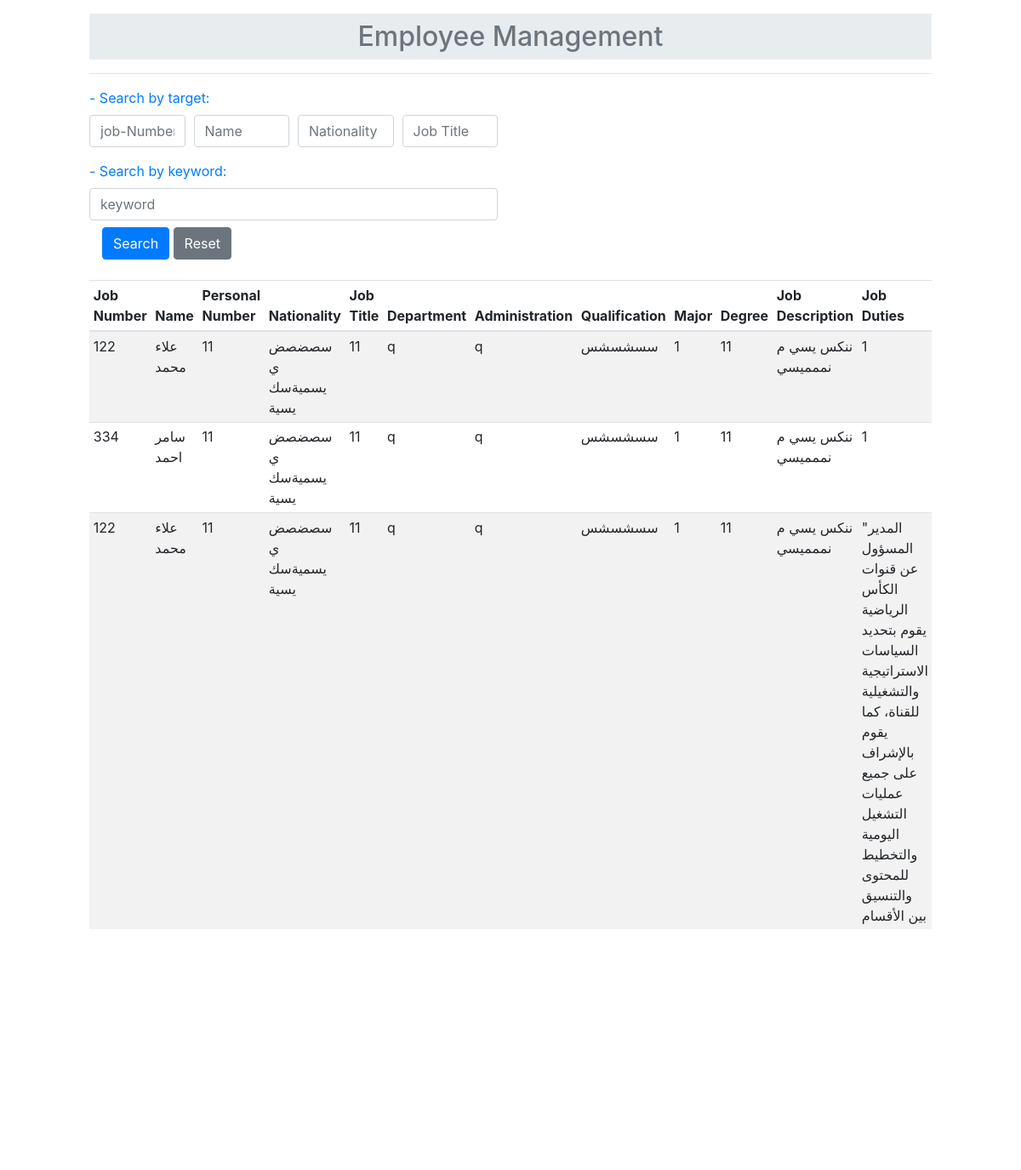
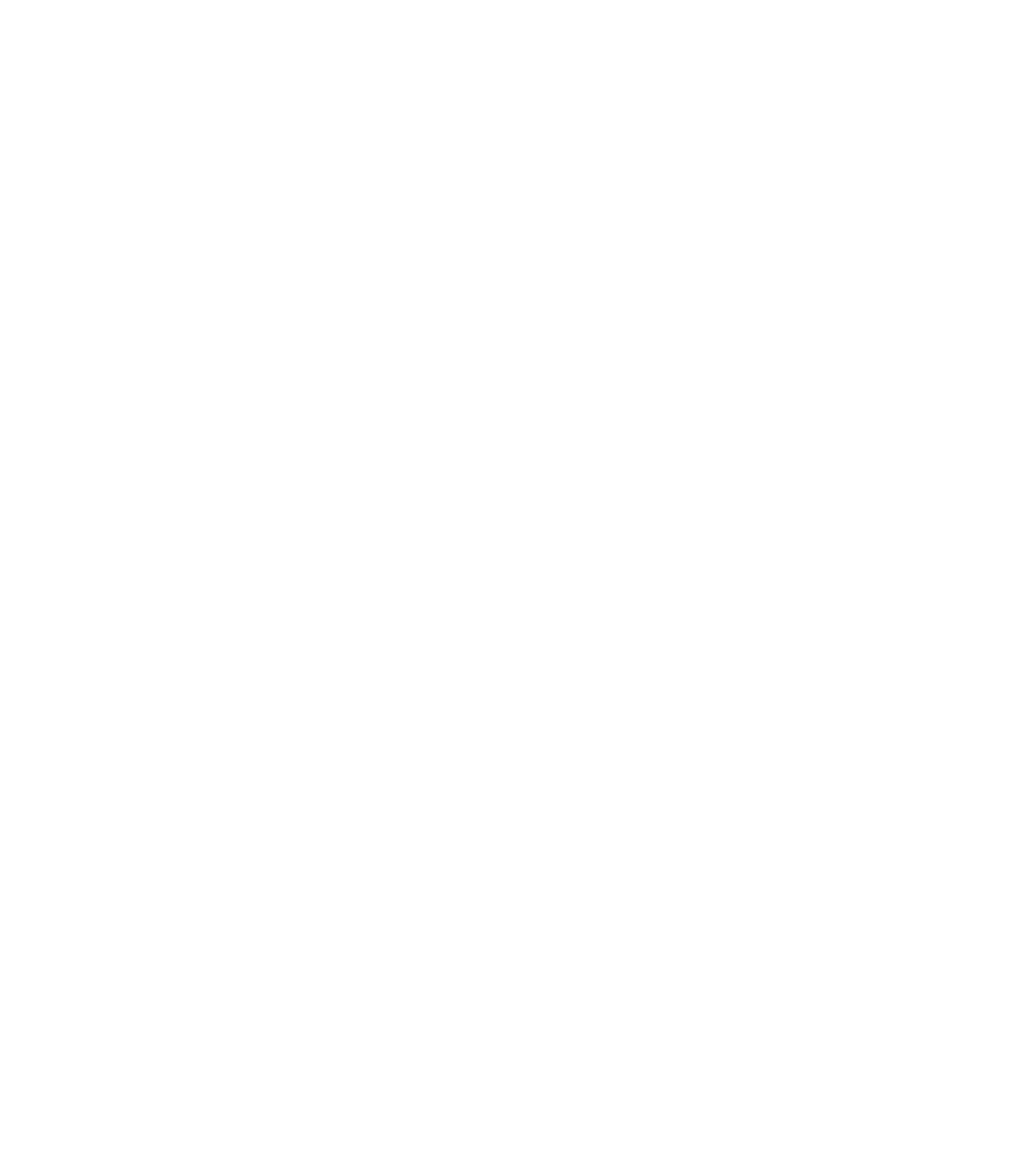
The app's page / (signed in) with its own data (2 pictures, top to bottom).
### jobs/models.py (models this page shows, shortened)
class Employee(models.Model):
    job_number = models.IntegerField()
    name = models.CharField(max_length=500, null=True, blank=True)
    personal_number = models.CharField(max_length=100, null=True, blank=True)
    nationality = models.CharField(max_length=100, null=True, blank=True)
    job_title = models.CharField(max_length=500, null=True, blank=True)
    department = models.CharField(max_length=200, null=True, blank=True)
    administration = models.CharField(max_length=200, null=True, blank=True)
    qualification = models.CharField(max_length=150, null=True, blank=True)
    major = models.CharField(max_length=150, null=True, blank=True)
    degree = models.CharField(max_length=100, null=True, blank=True)
    job_description = models.TextField(null=True, blank=True)
    job_duties = models.TextField(null=True, blank=True)
    job_objectives = models.TextField(null=True, blank=True)
    suggested_training = models.TextField(null=True, blank=True)

### jobs/views.py (the view)
# urls.py: path("", views.employee_list, name="employee_list"),
def employee_list(request):
    if not request.user.is_superuser:
        return HttpResponse("You are not authorized to view this page.")
    search_name = request.POST.get("name", "")
    search_nationality = request.POST.get("nationality", "")
    search_job_title = request.POST.get("job_title", "")
    search_job_number = request.POST.get("job_number", "")
    search_keyword = request.POST.get("keyword", "")
    employees = Employee.objects.all()
    if search_keyword:
        employees = search_with_aprox(search_keyword, employees)
    else:
        if search_name:
            employees = employees.filter(name__icontains=search_name)
        if search_nationality:
            employees = employees.filter(nationality__icontains=search_nationality)
        if search_job_title:
            employees = employees.filter(job_title__icontains=search_job_title)
        if search_job_number:
            employees = employees.filter(job_number=search_job_number)
    return render(request, "employee_list.html", {"employees": employees})

### jobs/templates/employee_list.html (shortened to what this page needs)
{% load static %}
<!DOCTYPE html>
<html>
<head>
  <link rel="stylesheet" href="https://stackpath.bootstrapcdn.com/bootstrap/4.5.2/css/bootstrap.min.css">
</head>
<body>
  <div class="container mt-3 custom-container">
    <h2 class="text-secondary text-center p-2" style="background-color:#e9ecef">Employee Management</h2>
    <hr>
    <div class="row mb-4">
      <div class="col-md-6">
        <form method="POST" action="" id="search-form">
          <label class="text-primary">- Search by target: </label>
          <div class="form-row">
            <div class="col">
              <input type="text" class="form-control" name="job_number" placeholder="job-Number" value="{{ request.POST.job_number }}">
            </div>
            <div class="col">
              <input type="text" class="form-control" name="name" placeholder="Name" value="{{ request.POST.name }}">
            </div>
            <div class="col">
              <input type="text" class="form-control" name="nationality" placeholder="Nationality" value="{{ request.POST.nationality }}">
            </div>
            <div class="col">
              <input type="text" class="form-control" name="job_title" placeholder="Job Title" value="{{ request.POST.job_title }}">
            </div>
          </div>
          <div class="form-row">
            <div class="col mt-3">
              <label class="text-primary">- Search by keyword: </label>
              <input type="text" class="form-control" name="keyword" placeholder="keyword" value="{{ request.POST.keyword }}">
            </div>
          </div>
            <div class="col-auto mt-2">
              <button type="submit" class="btn btn-primary">Search</button>
              <button type="button" class="btn btn-secondary" id="reset-button">Reset</button>
            </div>
        </form>
      </div>
    </div>
    <div class="row">
      <div class="col-md-12">
        <div class="table-responsive table-sm">
          <table class="table table-striped">
            <thead>
              <tr>
                <th>Job Number</th>
                <th>Name</th>
                <th>Personal Number</th>
                <th>Nationality</th>
                <th>Job Title</th>
                <th>Department</th>
                <th>Administration</th>
                <th>Qualification</th>
                <th>Major</th>
                <th>Degree</th>
                <th>Job Description</th>
                <th>Job Duties</th>
              </tr>
            </thead>
            <tbody>
              {% for employee in employees %}
              <tr>
                <td>{{ employee.job_number }}</td>
                <td>{{ employee.name }}</td>
                <td>{{ employee.personal_number }}</td>
                <td>{{ employee.nationality }}</td>
                <td>{{ employee.job_title }}</td>
                <td>{{ employee.department }}</td>
                <td>{{ employee.administration }}</td>
                <td>{{ employee.qualification }}</td>
                <td>{{ employee.major }}</td>
                <td>{{ employee.degree }}</td>
                <td>{{ employee.job_description }}</td>
                <td>{{ employee.job_duties }}</td>
              </tr>
              {% empty %}
              <tr>
                <td colspan="15">No employees found.</td>
              </tr>
              {% endfor %}
            </tbody>
          </table>
      </div>
      </div>
    </div>
  </div>
</body>
</html>

### jobs/templates/employee_list.html (style rules this page uses)
.custom-container { margin-left: auto; margin-right: auto; max-width: 85%; }

### records on screen
Employee: job_number "122", name "علاء محمد", personal_number "11", nationality "سصضصض ي يسميةسك يسية", job_title "11", department "q", administration "q", qualification "سسشسشس", major "1", degree "11", job_description "ننكس يسي م نممميسي", job_duties "1"
Employee: job_number "334", name "سامر احمد", personal_number "11", nationality "سصضصض ي يسميةسك يسية", job_title "11", department "q", administration "q", qualification "سسشسشس", major "1", degree "11", job_description "ننكس يسي م نممميسي", job_duties "1"
Employee: job_number "122", name "علاء محمد", personal_number "11", nationality "سصضصض ي يسميةسك يسية", job_title "11", department "q", administration "q", qualification "سسشسشس", major "1", degree "11", job_description "ننكس يسي م نممميسي", job_duties "\"المدير المسؤول عن قنوات الكأس الرياضية يقوم بتحديد السياسات الاستراتيجية والتشغيلية للقناة، كما يقوم بالإشراف على جميع عمليات التشغيل اليومية والتخطيط للمحتوى والتنسيق بين الأقسام المختلفة. \", \"المدير المسؤول عن قنوات الكأس الرياضية يقوم بتحديد السياسات الاستراتيجية والتشغيلية للقناة، كما يقوم بالإشراف على جميع عمليات التشغيل اليومية والتخطيط للمحتوى والتنسيق بين الأقسام المختلفة. \", \"المدير المسؤول عن قنوات الكأس الرياضية يقوم بتحديد السياسات الاستراتيجية والتشغيلية للقناة، كما يقوم بالإشراف على جميع عمليات التشغيل اليومية والتخطيط للمحتوى والتنسيق بين الأقسام المختلفة. \", \"المدير المسؤول عن قنوات الكأس الرياضية يقوم بتحديد السياسات الاستراتيجية والتشغيلية للقناة، كما يقوم بالإشراف على…"
